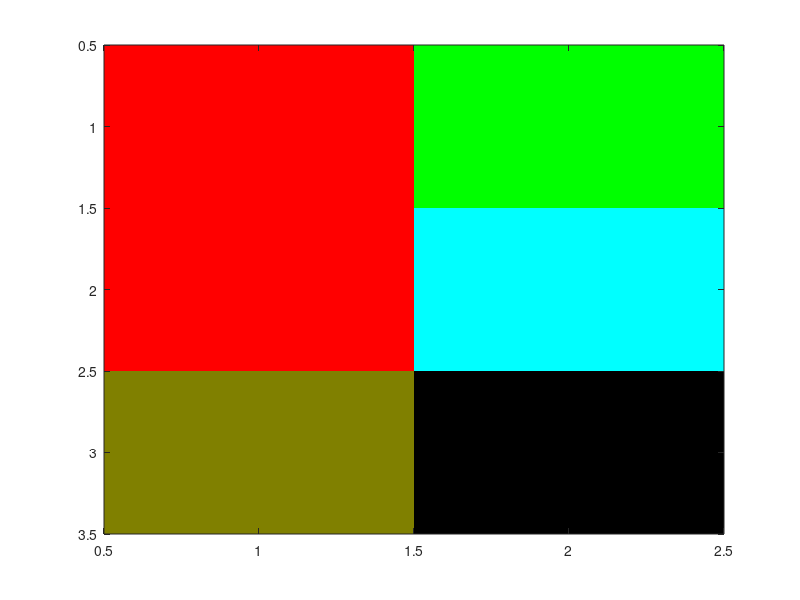

MATLAB code for this plot: (Note: this script raises an error after producing the figure.)

%Subject: Image Processing & Recognition

%Damla GOKTAS

%Exercises part I-2

%TASK 1
% Create a 3x2 matrix to represent the pixels
pixels = zeros(3, 2, 3,'uint8'); % 3 rows, 2 columns, 3 channels (RGB)

% Define the colors for each pixel
pixels(1, 1, 1) = 255;       % Red
pixels(1, 2, 2) =  255;       % Green
pixels(2, 1, :) =  255;   % White
pixels(2, 2, :) = 0;         % Black
pixels(3, 1, :) = [255, 255, 0];     % Yellow
pixels(3,2, :) = 128;   % Gray

% Display the image
figure,imagesc(uint8(pixels));




%TASK 2

% Load the color image
rgbImage = imread('butterfly.jpg');

% Method 1: Using arithmetic mean of RGB components
grayImage_arithmetic = uint8(mean(rgbImage, 3));

% Method 2: Using weighted factors
grayImage_weighted = uint8(0.2989 * double(rgbImage(:,:,1)) + 0.5870 * double(rgbImage(:,:,2)) + 0.1140 * double(rgbImage(:,:,3)));

% Display the original image and grayscale images side by side
figure;
subplot(1, 3, 1);
imshow(rgbImage);
title('Original Image');

subplot(1, 3, 2);
imshow(grayImage_arithmetic);
title('Grayscale (Arithmetic Mean)');  

subplot(1, 3, 3);
imshow(grayImage_weighted);
title('Grayscale (Weighted Factors)');


%TASK 3
% Load the grayscale image
grayImage = imread('butterfly.jpg');

% If the image is color, convert it to grayscale
if size(grayImage, 3) == 3
    grayImage = rgb2gray(grayImage);
end

% Calculate histogram using 256 bins
histogram_custom = histcounts(grayImage(:), 256, 'Normalization', 'probability');

% Calculate histogram using imhist() function
histogram_builtin = imhist(grayImage, 256);

% Plot histograms
figure;
subplot(1, 2, 1);
bar(0:255, histogram_custom);
title('Custom Histogram (256 Bins)');
xlabel('Pixel Intensity');
ylabel('Probability');

subplot(1, 2, 2);
bar(0:255, histogram_builtin);
title('imhist() Function Histogram (256 Bins)');
xlabel('Pixel Intensity');
ylabel('Frequency');

%TASK4
% Load the grayscale image
grayImage = imread('butterfly.jpg');

% If the image is color, convert it to grayscale
if size(grayImage, 3) == 3
    grayImage = rgb2gray(grayImage);
end

% Display the original image
figure;
subplot(1, 2, 1);
imshow(grayImage);
title('Original Image');

% Perform histogram stretching
min_intensity = min(grayImage(:));  % Find minimum intensity
max_intensity = max(grayImage(:));  % Find maximum intensity

stretchedImage = uint8(((grayImage) - min_intensity) / (max_intensity - min_intensity) * 255);

% Display the stretched image
subplot(1, 2, 2);
imshow(stretchedImage);
title('Stretched Image');

% Compute histograms
num_bins = 256;
original_hist = zeros(1, num_bins);
stretched_hist = zeros(1, num_bins);

% Compute histogram for the original image
for intensity = 0:num_bins-1
    original_hist(intensity+1) = sum(grayImage(:) == intensity);
end

% Compute histogram for the stretched image
for intensity = 0:num_bins-1
    stretched_hist(intensity+1) = sum(stretchedImage(:) == intensity);
end

% Display histograms for comparison
figure;
subplot(1, 2, 1);
bar(0:num_bins-1, original_hist);
title('Original Histogram');

subplot(1, 2, 2);
bar(0:num_bins-1, stretched_hist);
title('Stretched Histogram');



%TASK 5
% Load the grayscale image
grayImage = imread('butterfly.jpg');

% If the image is color, convert it to grayscale
if size(grayImage, 3) == 3
    grayImage = rgb2gray(grayImage);
end

% Display the original image
figure;
subplot(1, 2, 1);
imshow(grayImage);
title('Original Image');

% Perform histogram equalization
equalizedImage = histeq(grayImage);

% Display the equalized image
subplot(1, 2, 2);
imshow(equalizedImage);
title('Equalized Image');

% Calculate histograms for comparison
num_bins = 256;
original_hist = zeros(1, num_bins);
equalized_hist = zeros(1, num_bins);

% Compute histogram for the original image
for intensity = 0:num_bins-1
    original_hist(intensity+1) = sum(grayImage(:) == intensity);
end

% Compute histogram for the equalized image
for intensity = 0:num_bins-1
    equalized_hist(intensity+1) = sum(equalizedImage(:) == intensity);
end

% Display histograms for comparison
figure;
subplot(1, 2, 1);
bar(0:num_bins-1, original_hist);
title('Original Histogram');

subplot(1, 2, 2);
bar(0:num_bins-1, equalized_hist);
title('Equalized Histogram');





